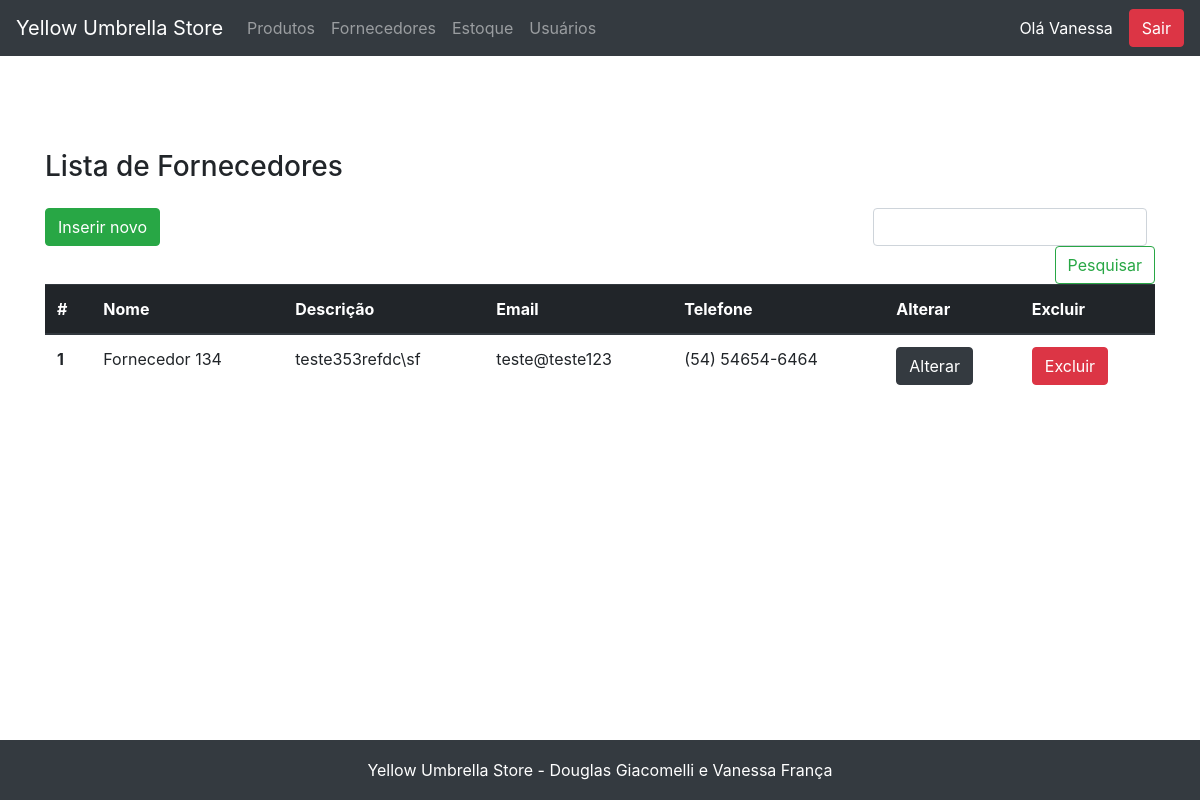
The page /fornecedor/view_fornecedores.php (signed in) on the database as committed earlier.
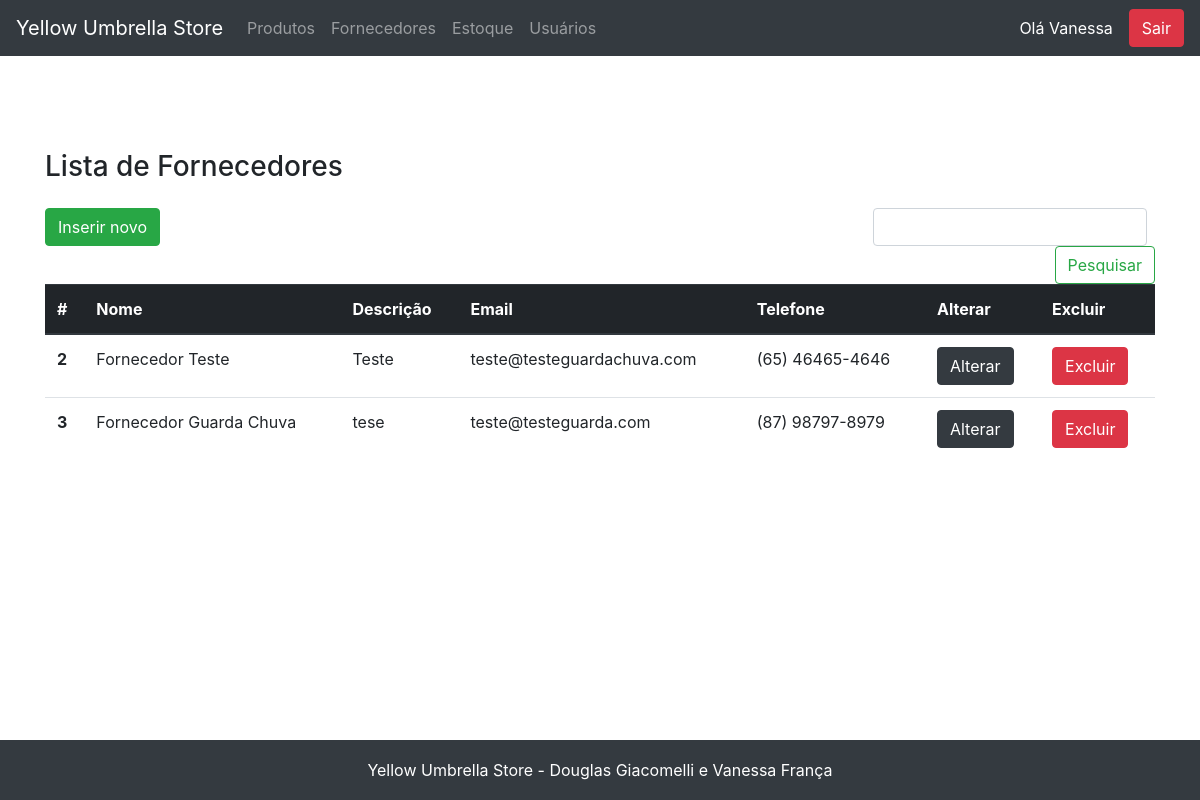
The same page on the database as committed later.
### tables this page shows
CREATE TABLE `fornecedor` (
  `id` int NOT NULL AUTO_INCREMENT,
  `nome` varchar(255) NOT NULL,
  `descricao` text NOT NULL,
  `email` varchar(255) NOT NULL,
  `telefone` varchar(255) NOT NULL,
  PRIMARY KEY (`id`)
);

### fachada.php (called while the page is built, shortened)
<?php
include_once('model/Produto.php');
include_once('model/Fornecedor.php');
include_once('dao/mysql/MysqlDaoFactory.php');
$factory = new MysqlDaofactory();
?>

### dao/mysql/MysqlDaoFactory.php (called while the page is built, shortened)
<?php
include_once('MysqlFornecedorDao.php');
class MysqlDaofactory extends DaoFactory {
    private $host = "localhost";
    private $db_name = "web2";
    private $port = "3306";
    private $username = "root";
    private $password = "v6a10fr4nc486";
    public function getConnection(){
        $this->conn = null;
        $dsn="mysql:host=" . $this->host . ";port=" . $this->port . ";dbname=" . $this->db_name;
        try{
            $this->conn = new PDO($dsn, $this->username, $this->password);
      }catch(PDOException $exception){
            echo "Connection error: " . $exception->getMessage() . "\n";
            echo "DSN = " . $dsn;
        }
        return $this->conn;
    }
    public function getFornecedorDao() {
        return new MysqlFornecedorDao($this->getConnection());
    }
}
?>

### dao/DAO.php (called while the page is built, shortened)
<?php
abstract class DAO {
    public function __construct($conn){
        $this->conn = $conn;
    }
}
?>

### dao/mysql/MysqlFornecedorDao.php (called while the page is built, shortened)
<?php
include_once($_SERVER['DOCUMENT_ROOT'].'/yellow_umbrella/dao/DAO.php');
class MysqlFornecedorDao extends DAO implements FornecedorDao {
    private $table_name = 'fornecedor';
    public function buscaTodos() {
        $query = "SELECT
                    id, nome, descricao, email, telefone
                FROM
                    " . $this->table_name .
                    " ORDER BY id ASC";
        $stmt = $this->conn->prepare( $query );
        $stmt->execute();
        $fornecedores = [];
        while ($row = $stmt->fetch(PDO::FETCH_ASSOC)){
            extract($row);
            $fornecedor = new Fornecedor($id,$nome,$descricao,$email,$telefone);
            $fornecedores[] = $fornecedor;
        }
        return $fornecedores;
    }
}
?>

### model/Fornecedor.php (called while the page is built, shortened)
<?php
class Fornecedor{
    private $id;
    private $nome;
    private $descricao;
    private $email;
    private $telefone;
    public function __construct( $id, $nome, $descricao, $email, $telefone){
        $this->id=$id;
        $this->nome=$nome;
        $this->descricao=$descricao;
        $this->email=$email;
        $this->telefone=$telefone;
    }
    public function getId() { return $this->id; }
    public function getNome() { return $this->nome; }
    public function getDescricao() { return $this->descricao; }
    public function getEmail() { return $this->email; }
    public function getTelefone() { return $this->telefone; }
}
?>

### fornecedor/view_fornecedores.php (the view, shortened to what this page needs)
<?php
    include "../fachada.php";
    include "../header.php";
    $dao = $factory->getFornecedorDao();
    $fornecedores = $dao->buscaTodos();
    $fornecedores = (isset($_SESSION["fornece$fornecedores"])) ? ($_SESSION["fornece$fornecedores"]) : ($fornecedores);
?>
<main role="main" class="container">
    <h3 class="mb-3">Lista de Fornecedores</h3>
    <div class="row">
    <div class="col-12">
        </div>
        <div class="col-lg-8 col-sm-12">
            <a href="view_cadastro_fornecedor.php" class="btn btn-success mb-2">Inserir novo</a>
        </div>
        <div class="col-lg-4 col-sm-12">
            <form class="form-inline mt-2 mt-md-0 form-search-list" action="<?=$base?>/fornecedor/executa_pesquisa.php" method="POST">
                <input class="form-control mr-sm-2" type="text" name="pesquisa" aria-label="Pesquisar">
                <button class="btn btn-outline-success my-2 my-sm-0" type="submit">Pesquisar</button>
            </form>
        </div>
        <div class="col-12">
        <table class="table table-responsive">
            <thead class="thead-dark">
                <tr>
                <th scope="col">#</th>
                <th scope="col">Nome</th>
                <th scope="col">Descrição</th>
                <th scope="col">Email</th>
                <th scope="col">Telefone</th>
                <th scope="col">Alterar</th>
                <th scope="col">Excluir</th>
                </tr>
            </thead>
            <tbody>
            <?php
                if($fornecedores){
                    foreach($fornecedores as $item){
            ?>
                <tr>
                <th scope="row"><?=$item->getID()?></th>
                <td><?=$item->getNome()?></td>
                <td><?=$item->getDescricao()?></td>
                <td><?=$item->getEmail()?></td>
                <td><?=$item->getTelefone()?></td>
                <td><a href="view_editar_fornecedor.php?id=<?=$item->getID()?>" class="btn btn-dark">Alterar</button></td>
                <td><a href="exclui_fornecedor.php?id=<?=$item->getID()?>" id="excluiFornecedor" class="btn btn-danger" onclick="return confirm('Você quer mesmo remover este fornecedor?')">Excluir</button></td>
                </tr>
            <?php
                    }
                }else{
                    echo "<td colspan=7 style='text-align:center;'>Sem registros</td>";
                }
            ?>
            </tbody>
        </table>
        </div>
    </div>
</main>
<?php include "../footer.php"; ?>

Rows that differ between the two databases and show on the page:
removed fornecedor: id "1", nome "Fornecedor 134", descricao "teste353refdc\\sf", email "teste@teste123", telefone "(54) 54654-6464"
added fornecedor: id "2", nome "Fornecedor Teste", descricao "Teste", email "teste@testeguardachuva.com", telefone "(65) 46465-4646"
added fornecedor: id "3", nome "Fornecedor Guarda Chuva", descricao "tese", email "teste@testeguarda.com", telefone "(87) 98797-8979"
